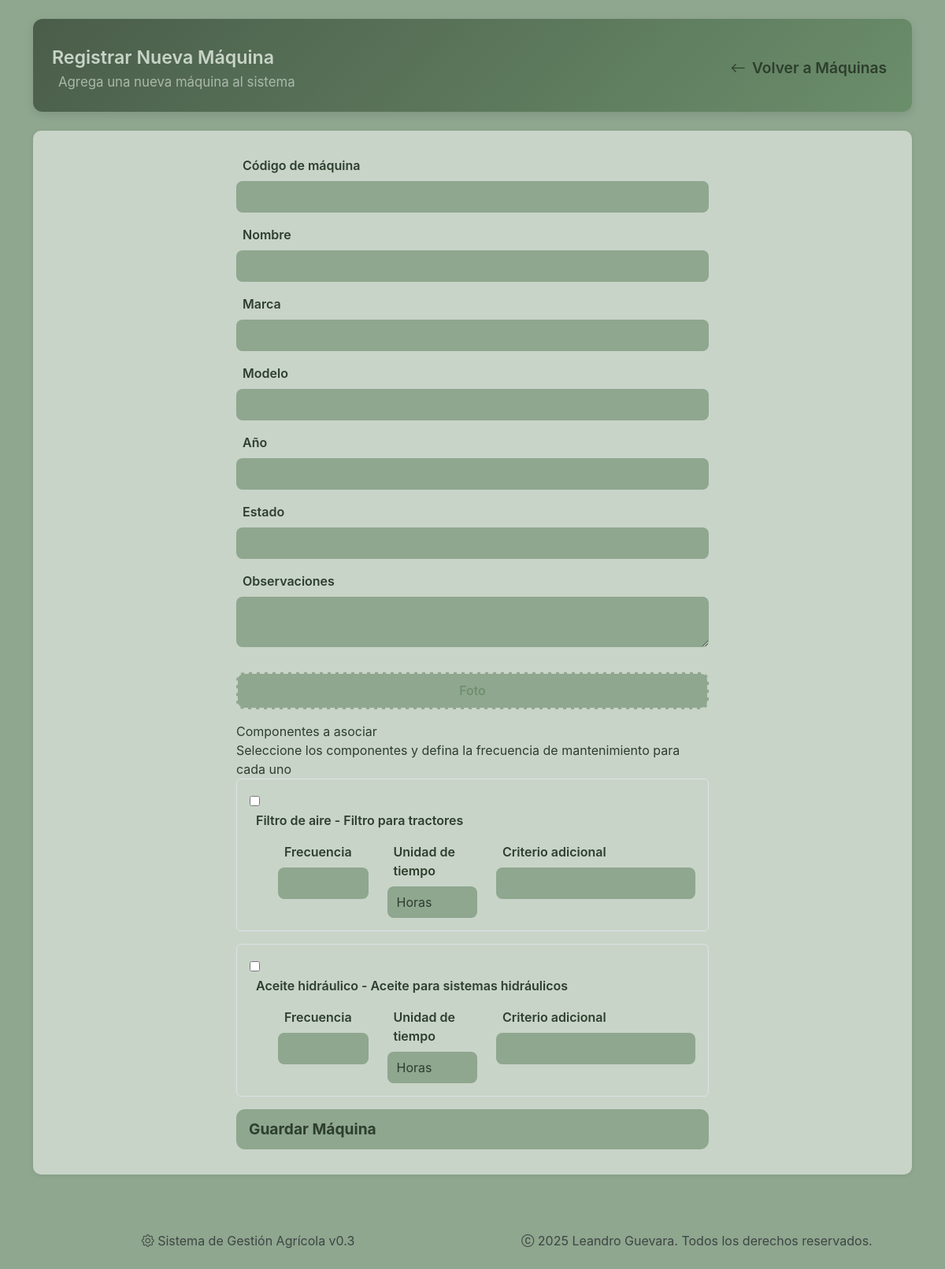
The app's page /maquina/agregar, older data.
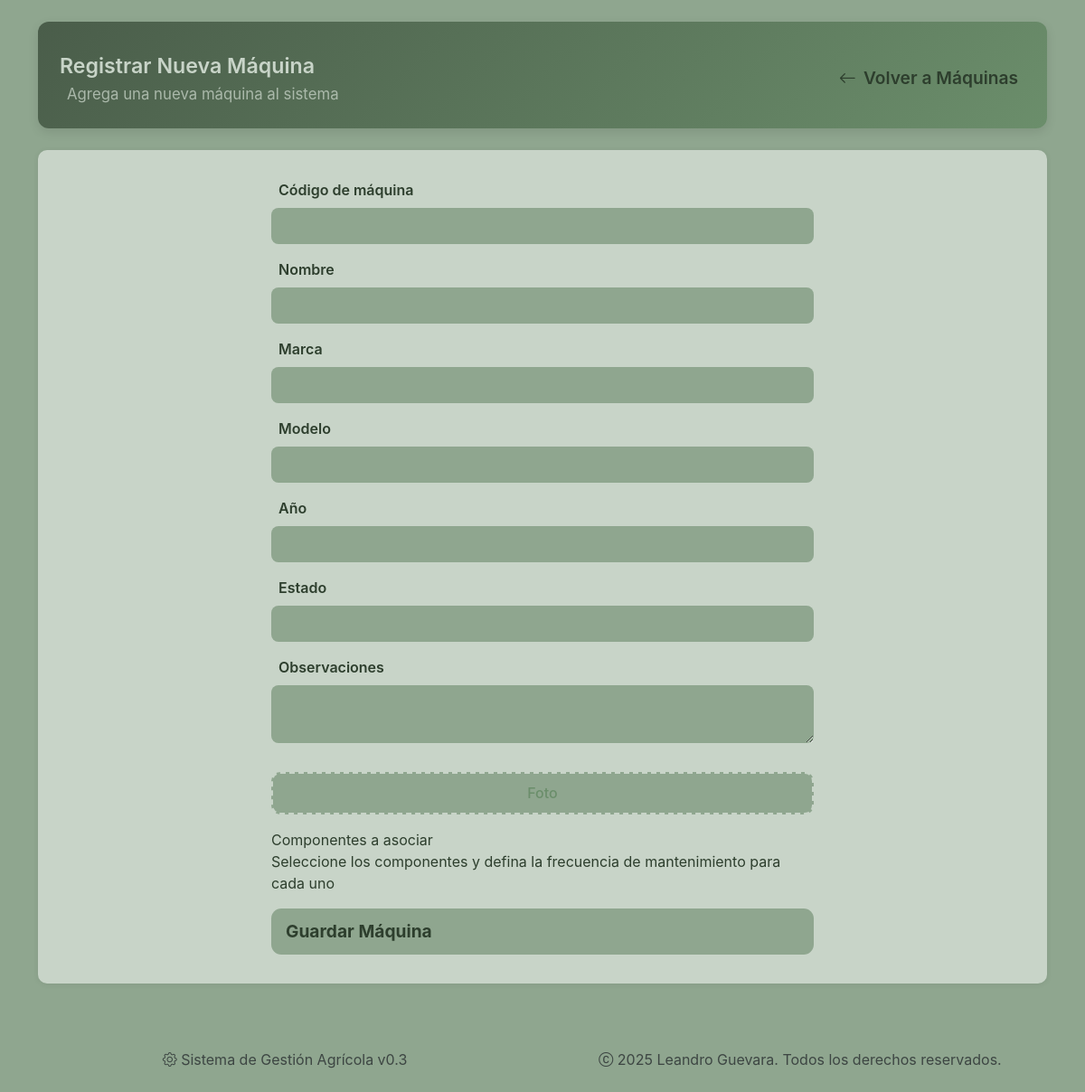
The same page, newer data.
### tables this page shows
CREATE TABLE componentes (
        ID INTEGER PRIMARY KEY AUTOINCREMENT,
        ID_Componente TEXT UNIQUE,
        Nombre TEXT NOT NULL,
        Descripcion TEXT,
        Tipo TEXT,
        Foto TEXT,
        Marca TEXT,
        Modelo TEXT,
        Precio REAL
    );

### sistema_gestion_agricola/routes/maquinas.py (the view, shortened to what this page needs)
@maquinas_bp.route('/agregar', methods=['GET', 'POST'])
def agregar_maquina():
    from werkzeug.utils import secure_filename
    from flask import current_app
    import os
    conn = get_db_connection()
    componentes = conn.execute('SELECT * FROM componentes').fetchall()
    conn.close()
    return render_template('maquinas/agregar.html', componentes=componentes)

### sistema_gestion_agricola/utils/db.py (called while the page is built)
def get_db_connection():
    conn = sqlite3.connect('sistema_gestion_agricola.db', timeout=10)
    conn.row_factory = sqlite3.Row
    return conn

### sistema_gestion_agricola/templates/maquinas/agregar.html (shortened to what the changed rows need)
{% extends "base.html" %}
{% block content %}
<div class="page-wrapper">
    <div class="dashboard-header mb-4">
        <div class="d-flex justify-content-between align-items-center flex-wrap gap-3">
            <div class="flex-grow-1">
                <h2> Registrar Nueva Máquina</h2>
            </div>
        </div>
    </div>
    <div class="card-section">
        <form method="POST" enctype="multipart/form-data" class="needs-validation" novalidate>
            {% for c in componentes %}
            <div class="border rounded p-2 mb-2">
                <input type="checkbox" id="comp_{{ c.ID_Componente }}" name="componentes_seleccionados" value="{{ c.ID_Componente }}">
                <label for="comp_{{ c.ID_Componente }}"><strong>{{ c.Nombre }}</strong> - {{ c.Descripcion }}</label>
                <div class="row mt-2 ms-4">
                    <div class="col-md-3">
                        <label for="frecuencia_{{ c.ID_Componente }}" class="form-label">Frecuencia</label>
                        <input type="number" name="frecuencia_{{ c.ID_Componente }}" id="frecuencia_{{ c.ID_Componente }}" class="form-control" min="1">
                    </div>
                    <div class="col-md-3">
                        <label for="unidad_{{ c.ID_Componente }}" class="form-label">Unidad de tiempo</label>
                        <select name="unidad_{{ c.ID_Componente }}" id="unidad_{{ c.ID_Componente }}" class="form-select">
                            <option value="horas">Horas</option>
                        </select>
                    </div>
                    <div class="col-md-6">
                        <label for="criterio_{{ c.ID_Componente }}" class="form-label">Criterio adicional</label>
                        <input type="text" name="criterio_{{ c.ID_Componente }}" id="criterio_{{ c.ID_Componente }}" class="form-control">
                    </div>
                </div>
            </div>
            {% endfor %}
        </form>
    </div>
</div>
{% endblock %}

Row changes from the older to the newer data that the page shows:
removed componentes: Nombre "Filtro de aire", Descripcion "Filtro para tractores", ID_Componente "Horas"
removed componentes: Nombre "Aceite hidráulico", Descripcion "Aceite para sistemas hidráulicos", ID_Componente "Horas"
